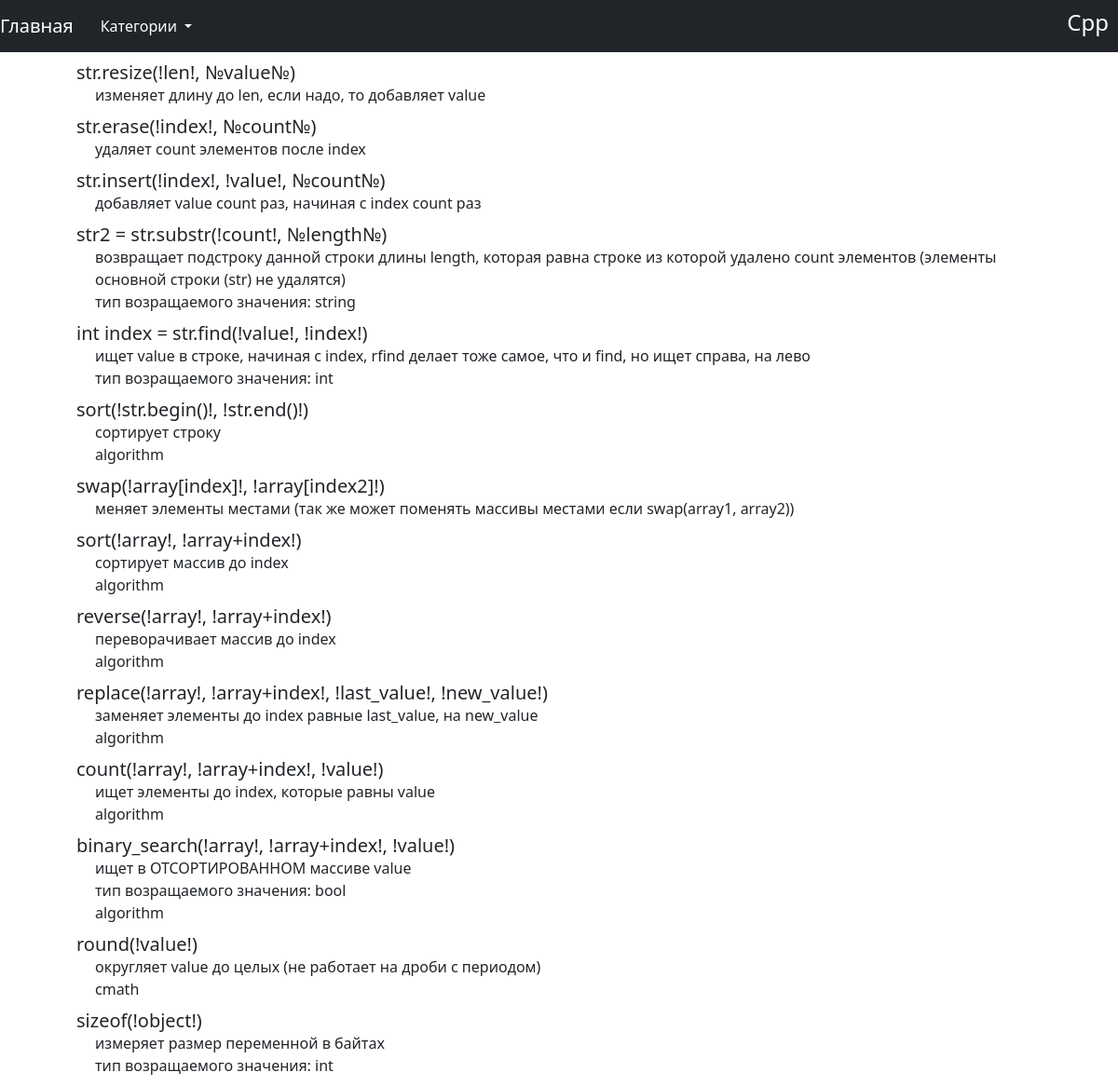
/Cpp, run on an earlier commit of the app's database.
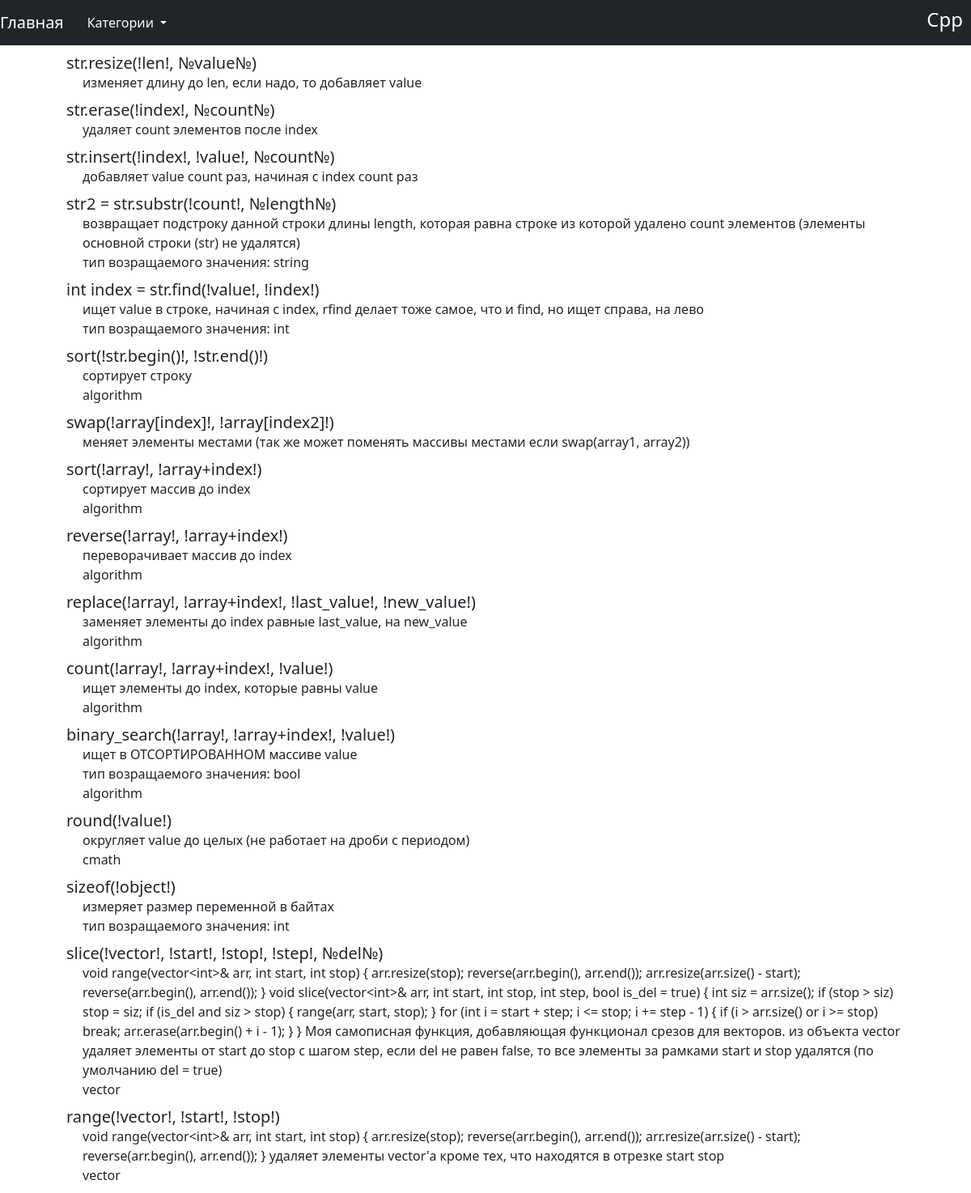
And on a later commit of the database.
### main/models.py (models this page shows, shortened)
class Language(models.Model):
    title = models.CharField(max_length=50)

class Func(models.Model):
    func = models.CharField(max_length=100)
    description = models.TextField()
    language = models.ForeignKey(Language, on_delete=models.PROTECT)
    tags = models.ManyToManyField(Tag, blank=True)
    type_return = models.CharField(max_length=20, blank=True)
    library = models.CharField(max_length=20, blank=True)

### main/views.py (the view)
def language(request, language):
    func = Func.objects.filter(language__title=language)
    return render(request, 'language/language.html', {'func': func, 'language': Language.objects.all(), 'lang': language})

### main/templates/language/language.html (shortened to what this page needs)
<!DOCTYPE html>
<html lang="en">
<head>
    <link href="https://cdn.jsdelivr.net/npm/bootstrap@5.3.0-alpha3/dist/css/bootstrap.min.css" rel="stylesheet">
</head>
<body>
{% block navbar %}
<nav class="navbar navbar-expand-lg navbar-dark bg-dark">
  {% block navbar_left %}
    <a class="navbar-brand" href="/">Главная</a>
    <div class="collapse navbar-collapse" id="navbarText" >
        <ul class="navbar-nav mr-auto">
            <li class="nav-item active">
                <div class="dropdown">
  <button class="btn btn-dark dropdown-toggle" data-bs-toggle="dropdown" >
    Категории
  </button>
</div>
        </ul>
    </div>
  {% endblock %}
    {% block navbar_right %}
<div align="right">
        <h4 style="color: white; margin-right: 10px">{{ lang }}</h4>
</div>
  {% endblock %}
</nav>
{% endblock %}
{% block content %}
<div class="container-sm">
        <div style="margin-left:40px; margin-top: 10px; margin-right: 40px;">
            {% for item in func %}
            <h5 class="card-title">{{ item.func }}</h5>
            <div style="margin-left: 20px; margin-bottom: 10px;">
                {{ item.description }} <br>
                {% if item.type_return %}
                тип возращаемого значения: {{ item.type_return }}<br>
                {% endif %}
            {% if item.library %}
                {{ item.library }}<br>
            {% endif %}
            </div>
            {% endfor %}
        </div>
</div>
{% endblock %}
</body>
</html>

What changed in the data, as far as the page shows it:
added Func: func "slice(!vector!, !start!, !stop!, !step!, №del№)", description "void range(vector<int>& arr, int start, int stop) { arr.resize(stop); reverse(arr.begin(), arr.end()); arr.resize(arr.size() - start); reverse(arr.begin(), arr.end()); } void slice(vector<int>& arr, int start, int stop, int step, bool is_del = true) { int siz = arr.size(); if (stop > siz) stop = siz; if (is_del and siz > stop) { range(arr, start, stop); } for (int i = start + step; i <= stop; i += step - 1) { if (i > arr.size() or i >= stop) break; arr.erase(arr.begin() + i - 1); } } Моя самописная функция, добавляющая функционал срезов для векторов. из объекта vector удаляет элементы от start до stop с шагом step, если del не равен false, то все элементы за рамками start и stop удалятся…", library "vector"
added Func: func "range(!vector!, !start!, !stop!)", description "void range(vector<int>& arr, int start, int stop) { arr.resize(stop); reverse(arr.begin(), arr.end()); arr.resize(arr.size() - start); reverse(arr.begin(), arr.end()); } удаляет элементы vector'а кроме тех, что находятся в отрезке start stop", library "vector"
